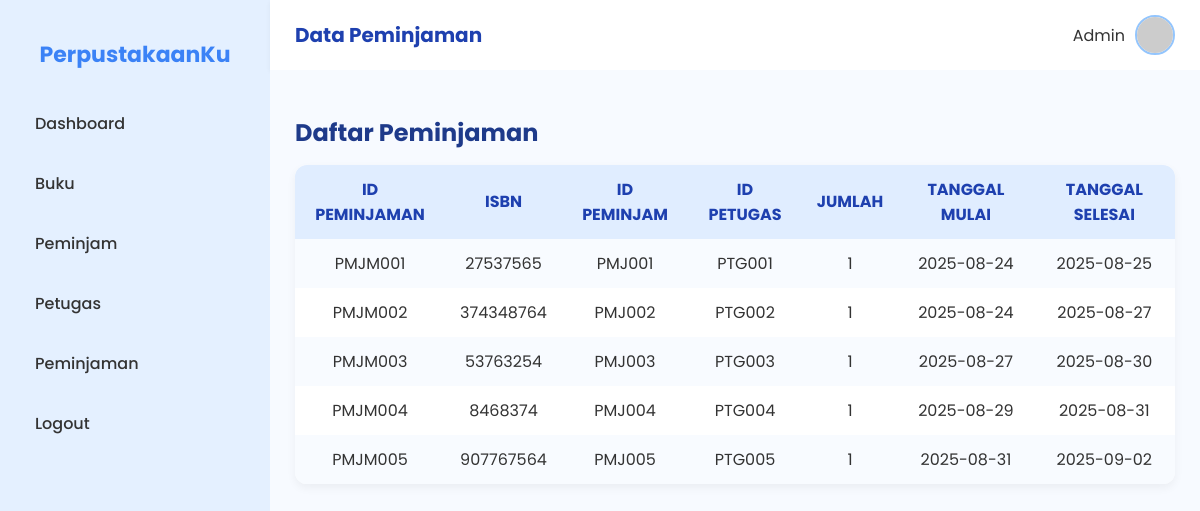
Screenshot of /peminjaman.php with the database file from the repository.
### tables this page shows
CREATE TABLE `peminjaman` (
  `ID_PEMINJAMAN` varchar(20) NOT NULL,
  `ISBN` varchar(20) NOT NULL,
  `ID_PEMINJAM` varchar(20) NOT NULL,
  `ID_PETUGAS` varchar(20) NOT NULL,
  `JUMLAH` int NOT NULL,
  `TANGGAL_MULAI` date NOT NULL,
  `TANGGAL_SELESAI` date NOT NULL
);

### peminjaman.php (the view, shortened to what this page needs)
<!DOCTYPE html>
<html lang="id">
<head>
  <link rel="stylesheet" href="style.css">
</head>
<body>
  <div class="sidebar">
    <h2>PerpustakaanKu</h2>
    <ul>
      <li><a href="Dashboard.php">Dashboard</a></li>
      <li><a href="Buku.php">Buku</a></li>
      <li><a href="Peminjam.php">Peminjam</a></li>
      <li><a href="Petugas.php">Petugas</a></li>
      <li><a href="Peminjaman.php">Peminjaman</a></li>
      <li><a href="Login.php">Logout</a></li>
    </ul>
  </div>
  <div class="main">
    <header>
      <h1>Data Peminjaman</h1>
      <div class="user-info">
        <span>Admin</span>
        <img src="https://i.pravatar.cc/100" alt="User">
      </div>
    </header>
    <div class="content">
      <h2>Daftar Peminjaman</h2>
      <table border="0" cellspacing="0" cellpadding="8">
        <tr>
          <th>ID PEMINJAMAN</th>
          <th>ISBN</th>
          <th>ID PEMINJAM</th>
          <th>ID PETUGAS</th>
          <th>JUMLAH</th>
          <th>TANGGAL MULAI</th>
          <th>TANGGAL SELESAI</th>
        </tr>
        <?php
        include "koneksi.php";
        $data = mysqli_query($koneksi, "SELECT * FROM peminjaman");
        while ($tampil = mysqli_fetch_array($data)) {
        ?>
          <tr>
            <td><?php echo $tampil['ID_PEMINJAMAN']; ?></td>
            <td><?php echo $tampil['ISBN']; ?></td>
            <td><?php echo $tampil['ID_PEMINJAM']; ?></td>
            <td><?php echo $tampil['ID_PETUGAS']; ?></td>
            <td><?php echo $tampil['JUMLAH']; ?></td>
            <td><?php echo $tampil['TANGGAL_MULAI']; ?></td>
            <td><?php echo $tampil['TANGGAL_SELESAI']; ?></td>
          </tr>
        <?php
        }
        ?>
      </table>
    </div>
  </div>
</body>
</html>

### style.css (style rules this page uses)
body { margin: 0; font-family: "Poppins", sans-serif; background-color: #f7faff; color: #333; display: flex; height: 100vh; overflow: hidden; }
.sidebar { width: 230px; background-color: #e4f0ff; padding: 20px; box-shadow: 2px 0 8px rgba(0, 0, 0, 0.05); }
.sidebar h2 { color: #3b82f6; text-align: center; font-size: 22px; margin-bottom: 30px; }
.sidebar ul { list-style: none; padding: 0; }
.sidebar ul li { margin: 15px 0; }
.sidebar ul li a { text-decoration: none; color: #333; padding: 10px 15px; display: block; border-radius: 12px; font-weight: 500; font-size: 16px; transition: all 0.3s ease; }
.main { flex: 1; display: flex; flex-direction: column; }
header { background-color: #ffffff; padding: 15px 25px; display: flex; justify-content: space-between; align-items: center; box-shadow: 0 2px 5px rgba(0, 0, 0, 0.05); }
header h1 { font-size: 20px; color: #1e40af; margin: 0; }
.user-info { display: flex; align-items: center; gap: 10px; }
.user-info img { width: 36px; height: 36px; border-radius: 50%; border: 2px solid #93c5fd; }
.content { flex: 1; padding: 25px; overflow-y: auto; background-color: #f7faff; }
h2 { color: #1e3a8a; margin-bottom: 15px; }
table { width: 100%; border-collapse: collapse; background-color: #ffffff; border-radius: 12px; overflow: hidden; box-shadow: 0 4px 10px rgba(0, 0, 0, 0.05); }
th, td { padding: 12px 15px; text-align: center; }
th { background-color: #e0edff; color: #1e40af; }
tr:nth-child(even) { background-color: #f8fbff; }

### rows the page displays
peminjaman: ID_PEMINJAMAN "PMJM001", ISBN "27537565", ID_PEMINJAM "PMJ001", ID_PETUGAS "PTG001", JUMLAH "1", TANGGAL_MULAI "2025-08-24", TANGGAL_SELESAI "2025-08-25"
peminjaman: ID_PEMINJAMAN "PMJM002", ISBN "374348764", ID_PEMINJAM "PMJ002", ID_PETUGAS "PTG002", JUMLAH "1", TANGGAL_MULAI "2025-08-24", TANGGAL_SELESAI "2025-08-27"
peminjaman: ID_PEMINJAMAN "PMJM003", ISBN "53763254", ID_PEMINJAM "PMJ003", ID_PETUGAS "PTG003", JUMLAH "1", TANGGAL_MULAI "2025-08-27", TANGGAL_SELESAI "2025-08-30"
peminjaman: ID_PEMINJAMAN "PMJM004", ISBN "8468374", ID_PEMINJAM "PMJ004", ID_PETUGAS "PTG004", JUMLAH "1", TANGGAL_MULAI "2025-08-29", TANGGAL_SELESAI "2025-08-31"
peminjaman: ID_PEMINJAMAN "PMJM005", ISBN "907767564", ID_PEMINJAM "PMJ005", ID_PETUGAS "PTG005", JUMLAH "1", TANGGAL_MULAI "2025-08-31", TANGGAL_SELESAI "2025-09-02"
